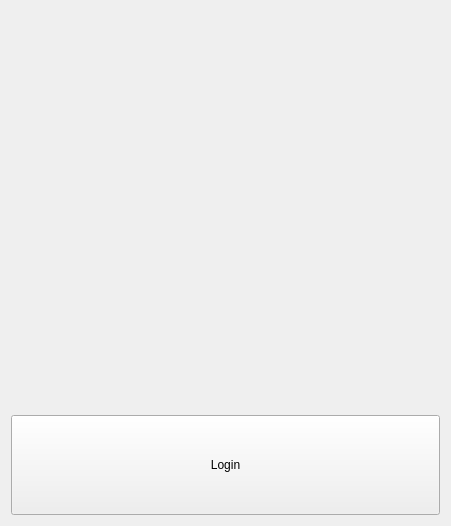
<?xml version="1.0" encoding="UTF-8"?>
<ui version="4.0">
 <class>MainWindow</class>
 <widget class="QMainWindow" name="MainWindow">
  <property name="geometry">
   <rect>
    <x>0</x>
    <y>0</y>
    <width>451</width>
    <height>526</height>
   </rect>
  </property>
  <property name="windowTitle">
   <string>MainWindow</string>
  </property>
  <widget class="QWidget" name="centralWidget">
   <layout class="QVBoxLayout" name="verticalLayout">
    <item>
     <layout class="QHBoxLayout" name="horizontalLayout">
      <item>
       <widget class="QLabel" name="usrImgLbl">
        <property name="text">
         <string/>
        </property>
       </widget>
      </item>
      <item>
       <widget class="QLabel" name="usrTextLbl">
        <property name="text">
         <string/>
        </property>
       </widget>
      </item>
     </layout>
    </item>
    <item>
     <widget class="QPushButton" name="loginButton">
      <property name="minimumSize">
       <size>
        <width>0</width>
        <height>100</height>
       </size>
      </property>
      <property name="text">
       <string>Login</string>
      </property>
     </widget>
    </item>
   </layout>
  </widget>
 </widget>
 <layoutdefault spacing="6" margin="11"/>
 <resources/>
 <connections/>
</ui>
